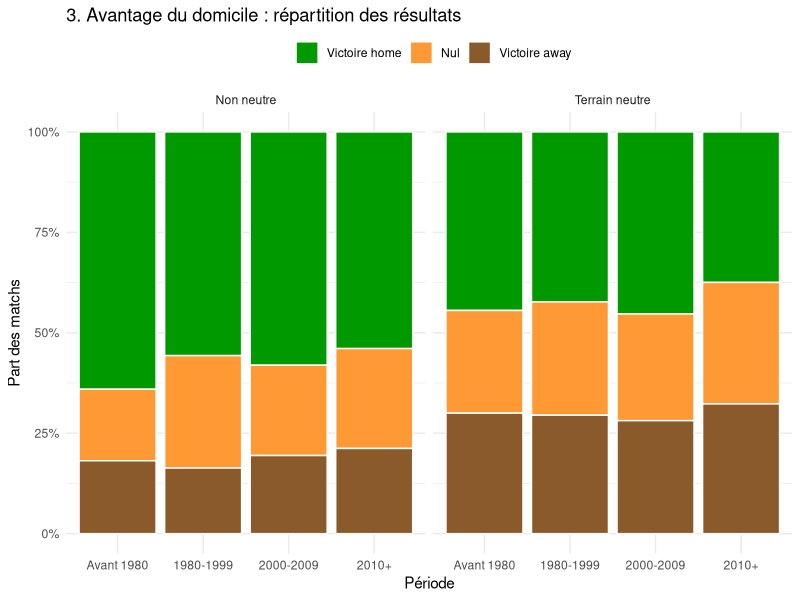
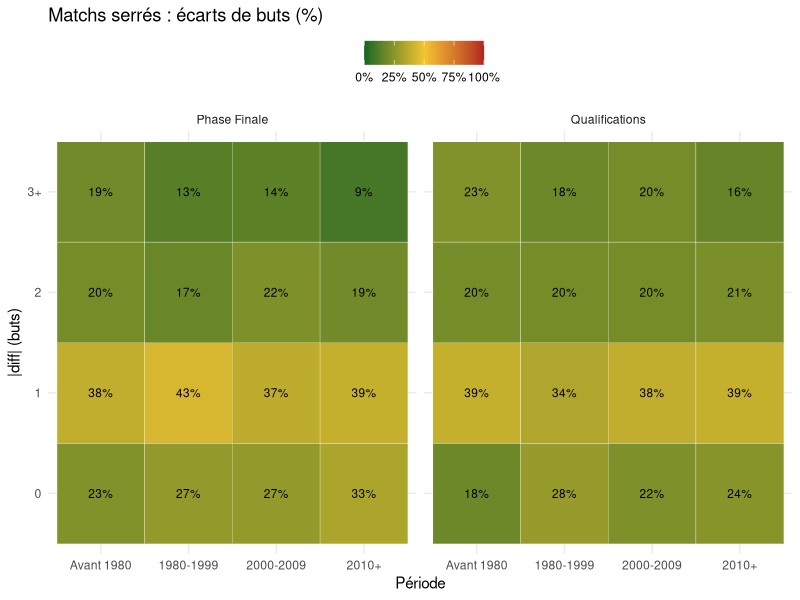

These figures' R source, in order:
library(dplyr)
library(ggplot2)
library(readr)

# CHARGEMENT DES DONNÉES PRÊTES
afcon <- read_csv("data/afcon_results.csv", show_col_types = FALSE)

# --- GRAPHIQUE 1 : ÉVOLUTION TEMPORELLE ---
p1 <- ggplot(afcon, aes(x = year, fill = comp_type)) +
  geom_histogram(binwidth = 2, position = "stack", color = "white") +
  scale_fill_manual(values = c("finals" = "#FF9933", "qualification" = "#009900"),
                    labels = c("Phase Finale", "Qualifications")) +
  labs(title = "1. Expansion historique de la CAN",
       x = "Année", y = "Nombre de matchs", fill = "Type") +
  theme_minimal() +
  theme(legend.position = "top")

#print(p1)

# --- GRAPHIQUE 2 : TENDANCE DES BUTS ---
stats_buts <- afcon %>%
  group_by(year, comp_type) %>%
  summarise(avg_goals = mean(total_goals), .groups = 'drop')

p2 <- ggplot(stats_buts, aes(x = year, y = avg_goals, color = comp_type)) +
  geom_point(alpha = 0.5) +
  geom_smooth(method = "loess", se = FALSE, linewidth = 1.2) + 
  scale_color_manual(values = c("finals" = "#FF9933", "qualification" = "#009900"),
                     labels = c("Phase Finale", "Qualifications")) +
  labs(title = "2. Évolution de la moyenne de buts",
       x = "Année", y = "Buts par match", color = "") +
  theme_minimal()

#print(p2)

# --- VARIABLES COMMUNES : périodes (pour Graph 3 et 4) ---
afcon <- afcon %>%
  mutate(
    neutral = as.logical(neutral),
    period = case_when(
      year < 1980 ~ "Avant 1980",
      year >= 1980 & year <= 1999 ~ "1980-1999",
      year >= 2000 & year <= 2009 ~ "2000-2009",
      year >= 2010 ~ "2010+",
      TRUE ~ NA_character_
    ),
    period = factor(period, levels = c("Avant 1980", "1980-1999", "2000-2009", "2010+")),
    neutral_label = if_else(neutral, "Terrain neutre", "Non neutre")
  )

# --- GRAPHIQUE 3 : AVANTAGE DU DOMICILE (taux H/D/A) ---
# Séparé par neutral (TRUE/FALSE) et par période

home_adv <- afcon %>%
  filter(!is.na(period), !is.na(result), !is.na(neutral)) %>%
  mutate(
    outcome = factor(
      result,
      levels = c("H", "D", "A"),
      labels = c("Victoire home", "Nul", "Victoire away")
    )
  ) %>%
  group_by(period, neutral_label, outcome) %>%
  summarise(n = n(), .groups = "drop") %>%
  group_by(period, neutral_label) %>%
  mutate(rate = n / sum(n)) %>%
  ungroup()

p3 <- ggplot(home_adv, aes(x = period, y = rate, fill = outcome)) +
  geom_col(color = "white") +
  facet_wrap(~ neutral_label) +
  scale_y_continuous(
    labels = function(x) paste0(round(100 * x), "%"),
    limits = c(0, 1)
  ) +
  scale_fill_manual(
    values = c(
      "Victoire home" = "#009900",
      "Nul"          = "#FF9933",
      "Victoire away"= "#8B5A2B"
    )
  ) +
  labs(
    title = "3. Avantage du domicile : répartition des résultats",
    x = "Période",
    y = "Part des matchs",
    fill = ""
  ) +
  theme_minimal() +
  theme(legend.position = "top")

print(p3)



# --- GRAPHIQUE 4 : ECART DE NIVEAU (boxplot de |diff buts|) ---
# abs_goal_diff = |home_score - away_score|
# Par période, comparé finals vs qualification

# Si jamais abs_goal_diff n'existe pas dans votre CSV, décommentez :
afcon <- afcon %>% mutate(abs_goal_diff = abs(home_score - away_score))

# --- GRAPHIQUE 4 (VARIÉ) : CLEVELAND DOT PLOT des écarts de buts ---

# --- GRAPHIQUE 4 (VARIÉ + TRÈS VISUEL) : HEATMAP des écarts de buts (%) ---

# --- GRAPHIQUE 4 (HEATMAP) : écarts de buts (%) avec somme = 100% par période ---

gap_dist <- afcon %>%
  filter(!is.na(period), !is.na(abs_goal_diff), !is.na(comp_type)) %>%
  mutate(
    gap_class = case_when(
      abs_goal_diff == 0 ~ "0",
      abs_goal_diff == 1 ~ "1",
      abs_goal_diff == 2 ~ "2",
      abs_goal_diff >= 3 ~ "3+",
      TRUE ~ NA_character_
    ),
    gap_class = factor(gap_class, levels = c("0", "1", "2", "3+"))
  ) %>%
  count(period, comp_type, gap_class, name = "n") %>%
  group_by(period, comp_type) %>%
  mutate(
    rate = n / sum(n),

    # Pourcentages "bruts"
    pct_raw = 100 * rate,
    pct_floor = floor(pct_raw),
    frac = pct_raw - pct_floor,

    # Ajustement pour que la somme des % entiers fasse exactement 100
    remainder = 100 - sum(pct_floor)
  ) %>%
  arrange(desc(frac), .by_group = TRUE) %>%
  mutate(
    pct_int = pct_floor + if_else(row_number() <= remainder, 1, 0)
  ) %>%
  arrange(gap_class, .by_group = TRUE) %>%
  ungroup()

# Vérification : somme des taux = 1 (100%) par (period, comp_type)
check_sum <- gap_dist %>%
  group_by(period, comp_type) %>%
  summarise(sum_rate = sum(rate), sum_pct = sum(pct_int), .groups = "drop")
print(check_sum)

p4 <- ggplot(gap_dist, aes(x = period, y = gap_class, fill = pct_int / 100)) +
  geom_tile(color = "white") +
  geom_text(aes(label = paste0(pct_int, "%")), size = 3) +
  facet_wrap(
    ~ comp_type, nrow = 1,
    labeller = as_labeller(c(finals = "Phase Finale", qualification = "Qualifications"))
  ) +
  scale_fill_gradientn(
    colours = c("#0B6623", "#F4C430", "#B22222"),  # vert -> or -> rouge
    labels = function(x) paste0(round(100 * x), "%"),
    limits = c(0, 1)
  ) +
  labs(
    title = "Matchs serrés : écarts de buts (%)",
    x = "Période",
    y = "|diff| (buts)",
    fill = ""
  ) +
  theme_minimal() +
  theme(legend.position = "top")

print(p4)

# --- GRAPHIQUE 5 :TOP 10 DES VAINQUEURS ---
victoires <- afcon %>%
  mutate(winner = case_when(
    result == "H" ~ home_team,
    result == "A" ~ away_team,
    TRUE ~ NA_character_
  )) %>%
  mutate(winner = case_when(
    winner == "United Arab Republic" ~ "Egypt",
    winner == "Ivory Coast" ~ "Côte d'Ivoire",
    winner == "Zaire" ~ "DR Congo",
    TRUE ~ winner
  )) %>%
  filter(!is.na(winner)) %>%
  count(winner, sort = TRUE) %>%
  head(10)
p5 <- ggplot(victoires, aes(x = reorder(winner, n), y = n, fill = n)) +
  geom_col() + 
  coord_flip() + 
  scale_fill_gradient(low = "#FFE5CC", high = "#FF9933") +
  geom_text(aes(label = n), hjust = 1.2, color = "white", fontface = "bold") + 
  labs(title = "5. Les Rois de la Victoire",
       x = "", y = "Nombre de victoires") +
  theme_minimal() +
  theme(legend.position = "none") 

#print(p5)

verif_classement <- afcon %>%
  mutate(winner = case_when(
    result == "H" ~ home_team,
    result == "A" ~ away_team,
    TRUE ~ NA_character_
  )) %>%
  mutate(winner = case_when(
    winner == "United Arab Republic" ~ "Egypt",  
    winner == "Ivory Coast" ~ "Côte d'Ivoire",   
    winner == "Zaire" ~ "DR Congo",              
    TRUE ~ winner
  )) %>%
  filter(!is.na(winner)) %>%
  count(winner, sort = TRUE)

#print(head(verif_classement, 15))